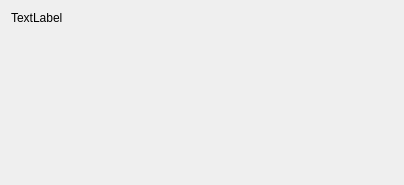
<?xml version="1.0" encoding="UTF-8"?>
<ui version="4.0">
 <class>statusPage</class>
 <widget class="QWidget" name="statusPage">
  <property name="geometry">
   <rect>
    <x>0</x>
    <y>0</y>
    <width>404</width>
    <height>185</height>
   </rect>
  </property>
  <property name="windowTitle">
   <string>Form</string>
  </property>
  <layout class="QGridLayout" name="gridLayout">
   <item row="0" column="0">
    <widget class="QLabel" name="mStatusText">
     <property name="text">
      <string>TextLabel</string>
     </property>
     <property name="textFormat">
      <enum>Qt::RichText</enum>
     </property>
     <property name="alignment">
      <set>Qt::AlignLeading|Qt::AlignLeft|Qt::AlignTop</set>
     </property>
     <property name="wordWrap">
      <bool>true</bool>
     </property>
    </widget>
   </item>
  </layout>
 </widget>
 <resources/>
 <connections/>
</ui>
